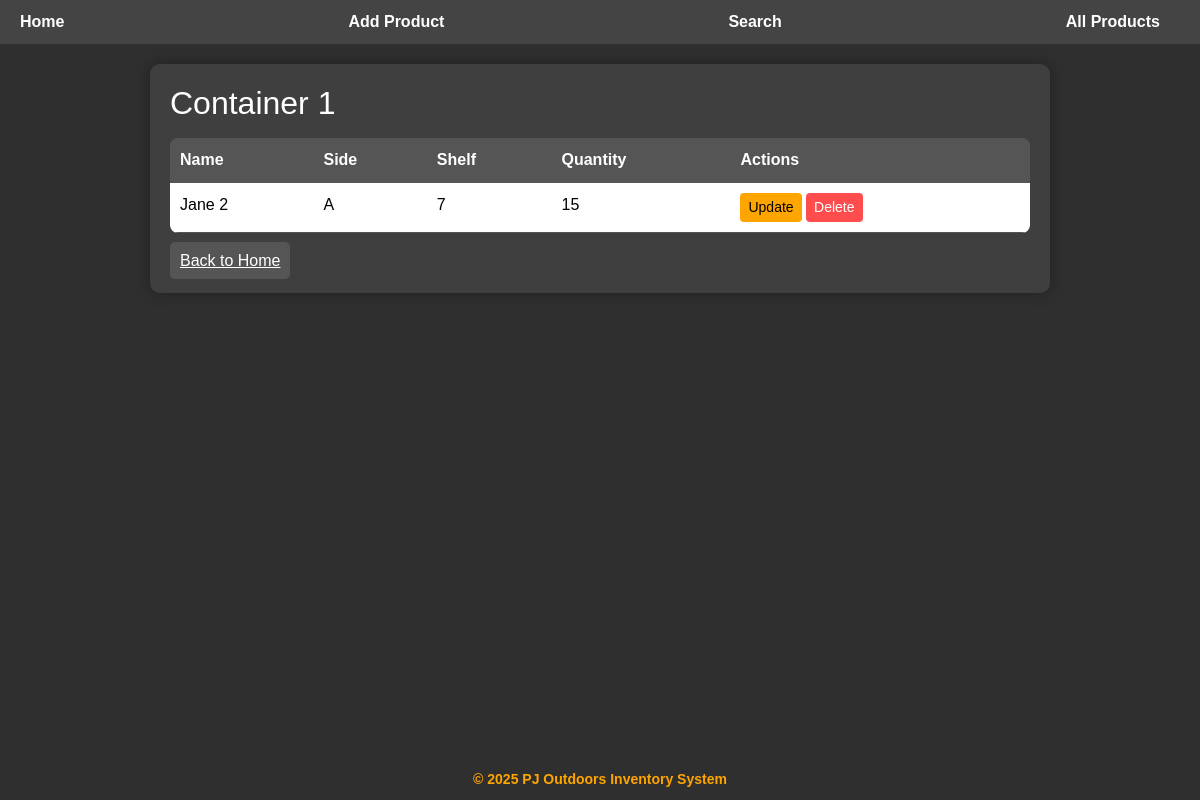
The page /container/1 on the database as committed earlier.
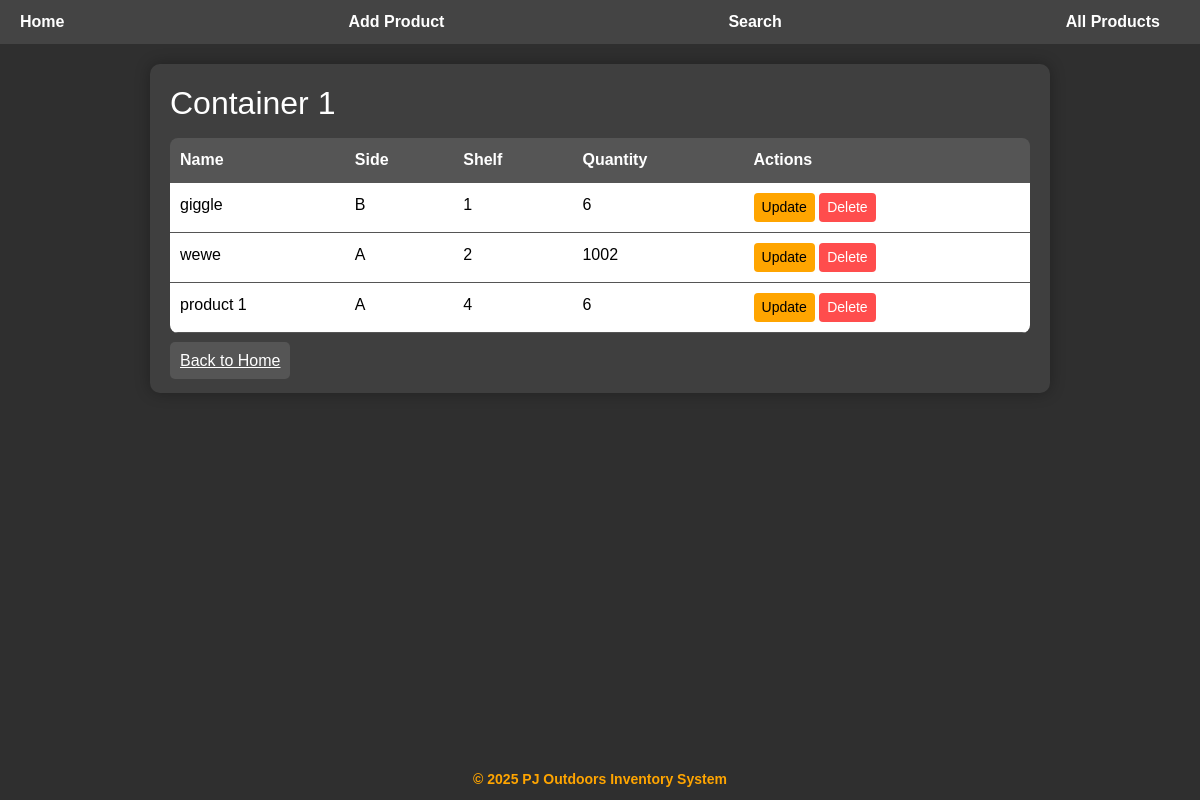
The same page on the database as committed later.
### tables this page shows
CREATE TABLE products (
            id INTEGER PRIMARY KEY AUTOINCREMENT,
            name TEXT NOT NULL,
            container INTEGER NOT NULL,
            side TEXT NOT NULL,
            shelf INTEGER NOT NULL,
            quantity INTEGER
        );

### app.py (the view)
@app.route('/container/<int:container_id>')
def container_page(container_id):
    conn = sqlite3.connect(DB_FILE)
    conn.row_factory = dict_factory
    c = conn.cursor()
    c.execute('SELECT * FROM products WHERE container=? ORDER BY shelf', (container_id,))
    products = c.fetchall()
    conn.close()
    return render_template('container.html', container_id=container_id, products=products)

### app.py (called while the page is built)
def dict_factory(cursor, row):
    return {col[0]: row[idx] for idx, col in enumerate(cursor.description)}

### templates/container.html (shortened to what this page needs)
<!DOCTYPE html>
<html lang="en">
<head>
    <link rel="stylesheet" href="/static/style.css">
    <link href="https://cdn.jsdelivr.net/npm/bootstrap@5.3.2/dist/css/bootstrap.min.css" rel="stylesheet">
</head>
<body>
<div class="page-container">
    <div class="navbar">
        <a href="/">Home</a>
        <a href="/add">Add Product</a>
        <a href="/search">Search</a>
        <a href="/index">All Products</a>
    </div>
    <div class="content-wrap container">
        <div class="container-card">
            <h2 class="mb-3">Container {{ container_id }}</h2>
            {% if products %}
            <table class="table">
                <thead>
                    <tr>
                        <th>Name</th>
                        <th>Side</th>
                        <th>Shelf</th>
                        <th>Quantity</th>
                        <th>Actions</th>
                    </tr>
                </thead>
                <tbody>
                    {% for p in products %}
                    <tr class="{% if p['quantity'] <= 5 %}low-stock{% endif %}">
                        <td>{{ p['name'] }}</td>
                        <td>{{ p['side'] }}</td>
                        <td>{{ p['shelf'] }}</td>
                        <td>{{ p['quantity'] }}</td>
                        <td>
                            <a class="btn btn-sm btn-warning" href="/update/{{ p['id'] }}">Update</a>
                            <form action="/delete/{{ p['id'] }}" method="POST" style="display:inline;">
                                <button class="btn btn-sm btn-danger" type="submit" onclick="return confirm('Delete this product?')">Delete</button>
                            </form>
                        </td>
                    </tr>
                    {% endfor %}
                </tbody>
            </table>
            {% else %}
            <p>No products in this container.</p>
            {% endif %}
            <a class="btn-back mt-3" href="/">Back to Home</a>
        </div>
    </div>
    <footer>
        &copy; 2025 PJ Outdoors Inventory System
    </footer>
</div>
</body>
</html>

### static/style.css (style rules this page uses)
body { background-color: #2f2f2f; color: #ffffff; font-family: 'Segoe UI', Arial, sans-serif; margin: 0; padding: 0; min-height: 100vh; display: flex; flex-direction: column; }
.navbar { background-color: #444; padding: 12px 20px; font-weight: bold; display: flex; flex-wrap: wrap; align-items: center; gap: 15px; }
.navbar a { color: #ffffff; margin-right: 20px; text-decoration: none; font-size: 16px; transition: 0.2s; }
.container-card { background-color: #3f3f3f; padding: 25px; border-radius: 12px; box-shadow: 0 0 15px rgba(0,0,0,0.3); margin-bottom: 20px; }
.btn-warning { background-color: #FFA500; border: none; color: #000; padding: 6px 12px; border-radius: 5px; cursor: pointer; transition: 0.2s; }
.btn-danger { background-color: #ff4d4d; border: none; color: #fff; padding: 6px 12px; border-radius: 5px; cursor: pointer; transition: 0.2s; }
.btn-sm { padding: 4px 8px; font-size: 0.85rem; }
.table { width: 100%; border-collapse: collapse; margin-top: 15px; }
.table th, .table td { padding: 10px 12px; text-align: left; border-bottom: 1px solid #555; }
.table th { background-color: #555; color: #FFA500; }
.table td { background-color: #3f3f3f; color: #ffffff; }
footer { background-color: #2f2f2f; color: #FFA500; text-align: center; padding: 12px; margin-top: auto; font-size: 14px; font-weight: bold; }
h1, h2, h3, h4, h5 { color: #FFA500; margin-bottom: 15px; }
a { color: #FFA500; transition: 0.2s; }

### templates/container.html (style rules this page uses)
html, body { height: 100%; margin: 0; }
body { background-color: #2f2f2f; color: white; font-family: Arial, sans-serif; }
.page-container { display: flex; flex-direction: column; min-height: 100vh; }
.content-wrap { flex: 1; padding: 20px; }
.navbar { background-color: #444; padding: 10px 20px; display: flex; gap: 15px; flex-wrap: wrap; }
.navbar a { color: white; text-decoration: none; font-weight: bold; }
.container-card { background-color: #3f3f3f; padding: 20px; border-radius: 10px; box-shadow: 0 0 15px rgba(0,0,0,0.3); max-width: 900px; margin: auto; }
table.table { width: 100%; border-collapse: separate; border-spacing: 0; border-radius: 8px; overflow: hidden; }
table.table th { background-color: #555; color: white; text-align: left; padding: 10px; }
table.table td { background-color: #fff; color: #000; padding: 10px; }
.btn-warning { background-color: #FFA500; border: none; color: #000; transition: 0.3s; }
.btn-danger { background-color: #ff4d4d; border: none; transition: 0.3s; }
.btn-back { background-color: #555; border: none; color: white; width: 100%; padding: 10px; margin-top: 15px; border-radius: 5px; transition: 0.3s; }
footer { text-align: center; padding: 10px; color: #FFA500; font-weight: bold; background-color: #2f2f2f; }

Rows that differ between the two databases and show on the page:
removed products: name "Jane 2", side "A", shelf "7", quantity "15"
added products: name "giggle", side "B", shelf "1", quantity "6"
added products: name "wewe", side "A", shelf "2", quantity "1002"
added products: name "product 1", side "A", shelf "4", quantity "6"
